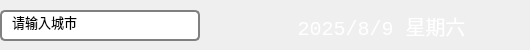
    <widget class="QWidget" name="widget01" native="true">
     <property name="minimumSize">
      <size>
       <width>500</width>
       <height>50</height>
      </size>
     </property>
     <property name="maximumSize">
      <size>
       <width>550</width>
       <height>50</height>
      </size>
     </property>
     <widget class="QWidget" name="layoutWidget">
      <property name="geometry">
       <rect>
        <x>0</x>
        <y>10</y>
        <width>521</width>
        <height>31</height>
       </rect>
      </property>
      <layout class="QHBoxLayout" name="horizontalLayout_2">
       <item>
        <widget class="QLineEdit" name="lineEditCity">
         <property name="maximumSize">
          <size>
           <width>200</width>
           <height>50</height>
          </size>
         </property>
         <property name="font">
          <font>
           <pointsize>10</pointsize>
          </font>
         </property>
         <property name="styleSheet">
          <string notr="true">QLineEdit {
      border: 2px solid gray;
      border-radius: 5px;
      padding: 0 8px;
      background: white;
      selection-background-color: darkgray;
  }</string>
         </property>
         <property name="text">
          <string>请输入城市</string>
         </property>
        </widget>
       </item>
       <item>
        <widget class="QPushButton" name="LineEditCity">
         <property name="maximumSize">
          <size>
           <width>30</width>
           <height>30</height>
          </size>
         </property>
         <property name="styleSheet">
          <string notr="true">border-radius: 20px;</string>
         </property>
         <property name="text">
          <string/>
         </property>
         <property name="icon">
          <iconset resource="res.qrc">
           <normaloff>:/weather_1/search.png</normaloff>:/weather_1/search.png</iconset>
         </property>
        </widget>
       </item>
       <item>
        <widget class="QLabel" name="labelCurrentDate">
         <property name="font">
          <font>
           <family>Courier New</family>
           <pointsize>15</pointsize>
           <italic>false</italic>
          </font>
         </property>
         <property name="layoutDirection">
          <enum>Qt::LeftToRight</enum>
         </property>
         <property name="styleSheet">
          <string notr="true">color: rgb(255, 255, 255);</string>
         </property>
         <property name="text">
          <string>2025/8/9 星期六</string>
         </property>
         <property name="alignment">
          <set>Qt::AlignCenter</set>
         </property>
        </widget>
       </item>
      </layout>
     </widget>
    </widget>
